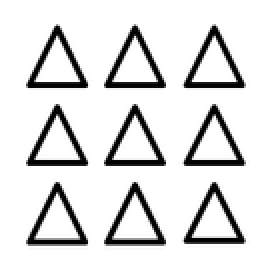
#> input picture data/Challenge Problems C/Challenge Problem C-03/3.png, 135 x 135 px, shrunk from 184 x 184 before the run (shown 2 times larger); its folder holds 4 pictures in this run
$ jupyter execute --allow-errors Image_preprocessing.ipynb
#> lines starting #> are read from the running program, lines starting #| are printed output that depends on the picture; after the words box and inside, x2 and y2 are one past the last pixel; in counts of white or black regions, pixels touching at a corner belong together
#> further down, c_img is the input picture: shape (135, 135, 3); min 0, max 255, mean 222.1
[cell 1]
import cv2
import matplotlib.pyplot as plt
import os
import numpy as np

[cell 2]
img_path = 'data/Challenge Problems C/Challenge Problem C-03'

# Visualize image

## Problem images

[cell 3]
img_list = sorted([i for i in os.listdir(img_path) if i.endswith('png')])
print(f"all images = {img_list}")
f, ax = plt.subplots(3, 3)
problem_list = img_list[-8:]
print(f"problem images = {problem_list}")
#> (the rest of this cell did not finish here and is left out)

## Answer images

[cell 4]
print(f"answer images = {img_list[:8]}")
f, ax = plt.subplots(4, 2, figsize=(3, 6))
#> (the rest of this cell did not finish here and is left out)

[cell 5]
c_img[92, 0:100, 0]
#> Out = 100 values, max 255 at index 0, min 0 at index 37, mean 221.8

# Concept: Contours
What are contours?

Contours can be explained simply as a curve joining all the continuous points (along the boundary), having same color or intensity. The contours are a useful tool for shape analysis and object detection and recognition.

        For better accuracy, use binary images. So before finding contours, apply threshold or canny edge detection.
        findContours function modifies the source image. So if you want source image even after finding contours, already store it to some other variables.
        In OpenCV, finding contours is like finding white object from black background. So remember, object to be found should be white and background should be black.

https://opencv-python-tutroals.readthedocs.io/en/latest/py_tutorials/py_imgproc/py_contours/py_contours_begin/py_contours_begin.html

# Codes

## Contour dections

[cell 6]
img = cv2.imread(os.path.join(img_path, problem_list[1]))
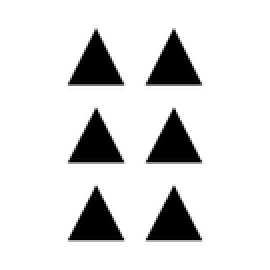
#> input picture data/Challenge Problems C/Challenge Problem C-03/7.png, 135 x 135 px, shrunk from 184 x 184 before the run (shown 2 times larger)
#> img is the input picture: shape (135, 135, 3); min 0, max 255, mean 221.4
plt.imshow(img)
gray = cv2.cvtColor(img, cv2.COLOR_BGR2GRAY)
print(f"top-left 10x10 area = {gray[:10, :10]}")
#| top-left 10x10 area = [[255 255 255 255 255 255 255 255 255 255]
#|  [255 255 255 255 255 255 255 255 255 255]
#|  [255 255 255 255 255 255 255 255 255 255]
#|  [255 255 255 255 255 255 255 255 255 255]
#|  [255 255 255 255 255 255 255 255 255 255]
#|  [255 255 255 255 255 255 255 255 255 255]
#|  [255 255 255 255 255 255 255 255 255 255]
#|  [255 255 255 255 255 255 255 255 255 255]
#|  [255 255 255 255 255 255 255 255 255 255]
#|  [255 255 255 255 255 255 255 255 255 255]]
#get contours
thre = cv2.threshold(gray, 60, 255, cv2.THRESH_BINARY_INV)[1]
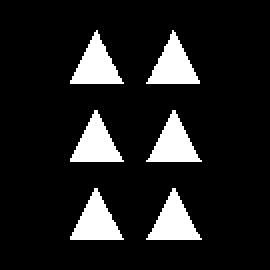
#> thre: shape (135, 135) (shown 2 times larger); 12.2% white; 6 white regions
cnts, hier = cv2.findContours(thre.copy(), cv2.RETR_EXTERNAL,
                        cv2.CHAIN_APPROX_SIMPLE)
#> cnts = 6 contours; box (x1, y1, x2, y2) and area: (73, 15, 100, 42) 332, (35, 15, 62, 42) 332, (35, 94, 62, 120) 330, (73, 94, 101, 120) 328, (35, 55, 62, 81) 328, (73, 55, 101, 81) 326
print(f"number of shapes = {len(cnts)}")
#| number of shapes = 6
cont = cv2.drawContours(img.copy(), cnts, -1, (0,255,0), 3)
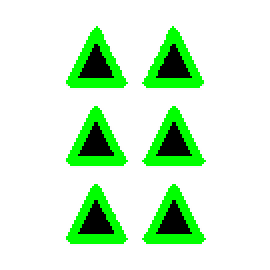
#> cont: shape (135, 135, 3) (shown 2 times larger); mean B, G, R 209.9, 241.1, 209.9
plt.imshow(cont)
#get inner color of each counter
for i in range(len(cnts)):
    mask = np.zeros(img.shape,np.uint8)
    mask = cv2.drawContours(mask,cnts,i,(255, 255, 255),-1)
    min_val, max_val, min_loc, max_loc = cv2.minMaxLoc(gray,mask = mask[:, :, 0])
    print(f"color of shape {i} is {max_val}")
#> this loop made 6 passes
#> (max_val, min_loc, max_loc) on passes 1 to 6: (59, (86, 95), (99, 117)), (55, (47, 95), (57, 111)), (52, (86, 56), (100, 80)), (54, (47, 56), (59, 76)), (60, (86, 17), (77, 33)), (60, (47, 17), (57, 33))
#| color of shape 0 is 59.0
#| color of shape 1 is 55.0
#| color of shape 2 is 52.0
#| color of shape 3 is 54.0
#| color of shape 4 is 60.0
#| color of shape 5 is 60.0
#> pass 1, `mask = cv2.drawContours(mask,cnts,i,(255, 255, 255),-1)`:
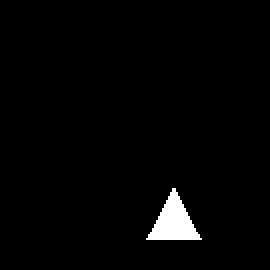
#> mask: shape (135, 135, 3) (shown 2 times larger); 2% white; 1 white region, box (x1, y1, x2, y2) and area: (73, 94, 101, 120) 368
#get contour location
for i in range(len(cnts)):
    M = cv2.moments(cnts[i])
    cx = int(M['m10']/M['m00'])
    cy = int(M['m01']/M['m00'])
    print(f"centroid loc x, y = {cx}, {cy}")
#> this loop made 6 passes
#> (cx, cy) on passes 1 to 6: (86, 110), (47, 110), (86, 71), (47, 71), (86, 32), (47, 32)
#| centroid loc x, y = 86, 110
#| centroid loc x, y = 47, 110
#| centroid loc x, y = 86, 71
#| centroid loc x, y = 47, 71
#| centroid loc x, y = 86, 32
#| centroid loc x, y = 47, 32

[cell 7]
img = cv2.imread(os.path.join(img_path, problem_list[2]))
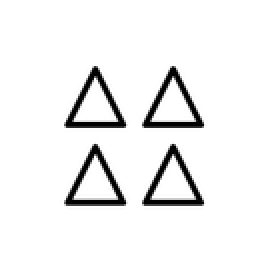
#> input picture data/Challenge Problems C/Challenge Problem C-03/E.png, 135 x 135 px, shrunk from 184 x 184 before the run (shown 2 times larger)
#> img is the input picture: shape (135, 135, 3); min 0, max 255, mean 240.5
plt.imshow(img)
gray = cv2.cvtColor(img, cv2.COLOR_BGR2GRAY)
print(f"top-left 10x10 area = {gray[:10, :10]}")
#| top-left 10x10 area = [[255 255 255 255 255 255 255 255 255 255]
#|  [255 255 255 255 255 255 255 255 255 255]
#|  [255 255 255 255 255 255 255 255 255 255]
#|  [255 255 255 255 255 255 255 255 255 255]
#|  [255 255 255 255 255 255 255 255 255 255]
#|  [255 255 255 255 255 255 255 255 255 255]
#|  [255 255 255 255 255 255 255 255 255 255]
#|  [255 255 255 255 255 255 255 255 255 255]
#|  [255 255 255 255 255 255 255 255 255 255]
#|  [255 255 255 255 255 255 255 255 255 255]]
#get contours
thre = cv2.threshold(gray, 60, 255, cv2.THRESH_BINARY_INV)[1]
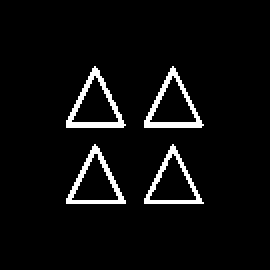
#> thre: shape (135, 135) (shown 2 times larger); 4.9% white in thin lines or dots, all inside (x1, y1, x2, y2) = (33, 33, 102, 102)
cnts, hier = cv2.findContours(thre.copy(), cv2.RETR_EXTERNAL,
                        cv2.CHAIN_APPROX_SIMPLE)
#> cnts = 4 contours; box (x1, y1, x2, y2) and area: (33, 33, 63, 64) 471, (72, 33, 102, 64) 463, (33, 72, 63, 102) 448, (72, 72, 102, 102) 434
print(f"number of shapes = {len(cnts)}")
#| number of shapes = 4
cont = cv2.drawContours(img.copy(), cnts, -1, (0,255,0), 3)
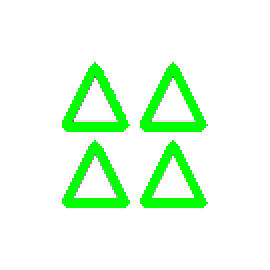
#> cont: shape (135, 135, 3) (shown 2 times larger); mean B, G, R 230.5, 254.4, 230.5
plt.imshow(cont)
#get inner color of each counter
for i in range(len(cnts)):
    mask = np.zeros(img.shape,np.uint8)
    mask = cv2.drawContours(mask,cnts,i,(255, 255, 255),-1)
    min_val, max_val, min_loc, max_loc = cv2.minMaxLoc(gray,mask = mask[:, :, 0])
    print(f"color of shape {i} is {max_val}")
#> this loop made 4 passes
#> (min_loc, max_loc) on passes 1 to 4: ((86, 73), (86, 78)), ((47, 73), (47, 78)), ((86, 34), (86, 39)), ((47, 34), (47, 40))
#| color of shape 0 is 255.0
#| color of shape 1 is 255.0
#| color of shape 2 is 255.0
#| color of shape 3 is 255.0
#> pass 1, `mask = cv2.drawContours(mask,cnts,i,(255, 255, 255),-1)`:
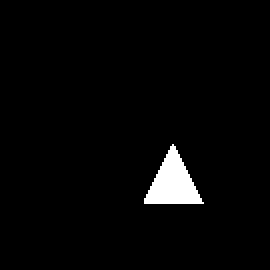
#> mask: shape (135, 135, 3) (shown 2 times larger); 2.6% white; 1 white region, box (x1, y1, x2, y2) and area: (72, 72, 102, 102) 479
#> pass 3, `mask = cv2.drawContours(mask,cnts,i,(255, 255, 255),-1)`:
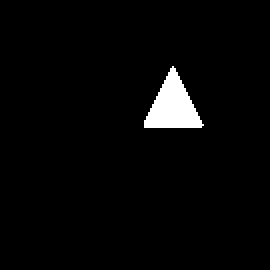
#> mask: shape (135, 135, 3) (shown 2 times larger); 2.8% white; 1 white region, box (x1, y1, x2, y2) and area: (72, 33, 102, 64) 508
#get contour location
for i in range(len(cnts)):
    M = cv2.moments(cnts[i])
    cx = int(M['m10']/M['m00'])
    cy = int(M['m01']/M['m00'])
    print(f"centroid loc x, y = {cx}, {cy}")
#> this loop made 4 passes
#> (cx, cy) on passes 1 to 4: (86, 91), (47, 91), (86, 52), (47, 52)
#| centroid loc x, y = 86, 91
#| centroid loc x, y = 47, 91
#| centroid loc x, y = 86, 52
#| centroid loc x, y = 47, 52

## shape detection from contour

[cell 8]
def detect(c):
    # initialize the shape name and approximate the contour
    shape = "unidentified"
    peri = cv2.arcLength(c, True)
    approx = cv2.approxPolyDP(c, 0.04 * peri, True)
    if len(approx) == 3:
        shape = 'triangle'
    elif len(approx) == 4:
        (x, y, w, h) = cv2.boundingRect(approx)
        ar = w / float(h)
        shape = "square" if ar >= 0.95 and ar <= 1.05 else "rectangle"
    elif len(approx) == 5:
        shape = "pentagon"
    else:
        shape = "circle"
    return shape
img = cv2.imread(os.path.join(img_path, problem_list[2]))
plt.imshow(img)
gray = cv2.cvtColor(img, cv2.COLOR_BGR2GRAY)
print(f"top-left 10x10 area = {gray[:10, :10]}")
#| top-left 10x10 area = [[255 255 255 255 255 255 255 255 255 255]
#|  [255 255 255 255 255 255 255 255 255 255]
#|  [255 255 255 255 255 255 255 255 255 255]
#|  [255 255 255 255 255 255 255 255 255 255]
#|  [255 255 255 255 255 255 255 255 255 255]
#|  [255 255 255 255 255 255 255 255 255 255]
#|  [255 255 255 255 255 255 255 255 255 255]
#|  [255 255 255 255 255 255 255 255 255 255]
#|  [255 255 255 255 255 255 255 255 255 255]
#|  [255 255 255 255 255 255 255 255 255 255]]
#get contours
thre = cv2.threshold(gray, 60, 255, cv2.THRESH_BINARY_INV)[1]
cnts, hier = cv2.findContours(thre.copy(), cv2.RETR_EXTERNAL,
                        cv2.CHAIN_APPROX_SIMPLE)
for i, c in enumerate(cnts):
    print(f"contour {i} is {detect(c)}")
#> this loop made 4 passes
#> (peri in detect, approx in detect) on passes 1 to 4: (99.01, [[86, 72], [72, 101], [101, 101]]), (99.01, [[47, 72], [33, 101], [62, 101]]), (100.4, [[86, 33], [72, 63], [101, 62]]), (100.4, [[47, 33], [33, 63], [62, 62]])
#| contour 0 is triangle
#| contour 1 is triangle
#| contour 2 is triangle
#| contour 3 is triangle

## Connected-component algorithm implementation

[cell 9]
toy_example = np.zeros((100, 100))
toy_example[:50, :50] = 1
toy_example[50:, 50:] = 1
plt.imshow(toy_example, cmap='gray')
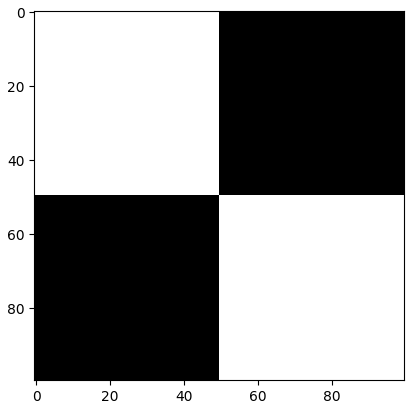
#> figure drawn by matplotlib, 1 panel

Suppose we consider a white area as a component; in this case we have two components. Connected-component algorithm 1)detect the number of componets and 2)detect the pixel locations of the two components

[cell 10]
def detect_cc(img):
    used = np.zeros(img.shape)

    def cc_walker(i, j):
        if used[i, j]:
            return
        if img[i, j] == 0:
            return
        used[i, j] = 1
        locs.append((i, j))
        if i - 1 >= 0:
            cc_walker(i-1, j)
        if i + 1 < img.shape[0]:
            cc_walker(i+1, j)
        if j - 1 >= 0:
            cc_walker(i, j-1)
        if j + 1 < img.shape[1]:
            cc_walker(i, j+1)

    all_locs = []
    num_cc = 0
    for i in range(img.shape[0]):
        for j in range(img.shape[1]):
            if img[i,j] == 1 and used[i, j] == 0:
                locs = []
                cc_walker(i, j)
                all_locs.append(locs)
                plt.figure()
                plt.imshow(used)
                num_cc += 1
#> after the loop, all_locs = []; num_cc = 0
    return num_cc, all_locs
